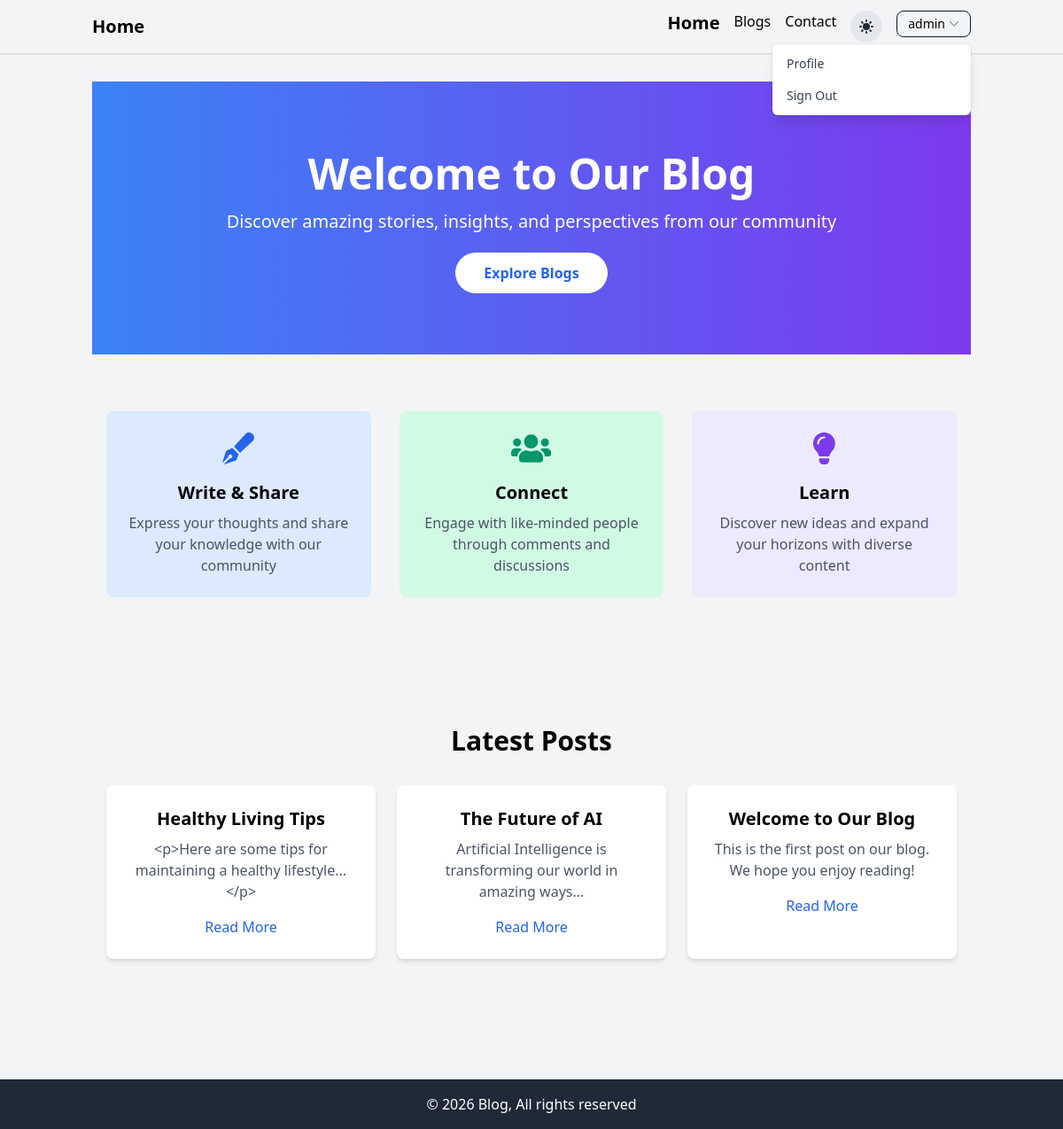
The app's page / (signed in) with its own data.
### blog/models.py (models this page shows, shortened)
class Post(models.Model):
    b_no = models.AutoField(primary_key=True)
    title = models.CharField(max_length=200)
    slug = models.SlugField(unique=True, blank=True)
    content = models.TextField()
    author = models.ForeignKey(User, on_delete=models.CASCADE)
    created_at = models.DateTimeField(auto_now_add=True)
    updated_at = models.DateTimeField(auto_now=True)
    category = models.CharField(max_length=50)

### home/views.py (the view)
# urls.py: path("", views.index,name='blogindex'),
def index(request):
    latest_posts = Post.objects.all().order_by('-created_at')[:3]
    content = {'latest_posts': latest_posts}
    return render(request, 'home/index.html',content)

### templates/home/index.html (shortened to what this page needs)
{% extends 'boilerplate.html'%}
{% load static %}
{% block header_url %}{% url 'home:index' %}{% endblock %}
{% block header %}Home{% endblock %}
{% block homeactive %}font-bold text-xl{% endblock %}
{% block main %}
<div class="bg-gradient-to-r from-blue-500 to-purple-600 text-white">
    <div class="container mx-auto px-4 py-20">
        <div class="text-center">
            <h1 class="text-5xl font-bold mb-4">Welcome to Our Blog</h1>
            <p class="text-xl mb-8">Discover amazing stories, insights, and perspectives from our community</p>
            <a href="{% url 'blog:blogindex' %}" class="bg-white text-blue-600 px-8 py-3 rounded-full font-semibold hover:bg-gray-100 transition-colors">
                Explore Blogs
            </a>
        </div>
    </div>
</div>
<div class="container mx-auto px-4 py-16">
    <div class="grid md:grid-cols-3 gap-8">
        <div class="text-center">
            <div class="bg-blue-100 dark:bg-blue-900 p-6 rounded-lg mb-4">
                <i class="fas fa-pen-fancy text-4xl text-blue-600 mb-4"></i>
                <h3 class="text-xl font-semibold mb-2">Write & Share</h3>
                <p class="text-gray-600 dark:text-gray-300">Express your thoughts and share your knowledge with our community</p>
            </div>
        </div>
        <div class="text-center">
            <div class="bg-green-100 dark:bg-green-900 p-6 rounded-lg mb-4">
                <i class="fas fa-users text-4xl text-green-600 mb-4"></i>
                <h3 class="text-xl font-semibold mb-2">Connect</h3>
                <p class="text-gray-600 dark:text-gray-300">Engage with like-minded people through comments and discussions</p>
            </div>
        </div>
        <div class="text-center">
            <div class="bg-purple-100 dark:bg-purple-900 p-6 rounded-lg mb-4">
                <i class="fas fa-lightbulb text-4xl text-purple-600 mb-4"></i>
                <h3 class="text-xl font-semibold mb-2">Learn</h3>
                <p class="text-gray-600 dark:text-gray-300">Discover new ideas and expand your horizons with diverse content</p>
            </div>
        </div>
    </div>
</div>
<div class="bg-gray-100 dark:bg-gray-800 py-16">
    <div class="container mx-auto px-4 text-center">
        <h2 class="text-3xl font-bold mb-8">Latest Posts</h2>
        <div class="grid md:grid-cols-3 gap-6">
            {% for post in latest_posts %}
            <div class="bg-white dark:bg-gray-700 p-6 rounded-lg shadow-md">
                <h4 class="text-xl font-semibold mb-2">{{ post.title }}</h4>
                <p class="text-gray-600 dark:text-gray-300 mb-4">{{ post.content|truncatechars:100 }}</p>
                <a href="{% url 'blog:singleb_slug' post.slug %}" class="text-blue-600 hover:text-blue-800">Read More</a>
            </div>
            {% empty %}
            <p class="col-span-3 text-gray-600 dark:text-gray-300">No posts yet. Be the first to write!</p>
            {% endfor %}
        </div>
    </div>
</div>
{% endblock %}

### templates/boilerplate.html (shortened to what this page needs)
<!DOCTYPE html>
<html lang="en" x-data="{ open: false }" x-init="() => { open = false; }">
<head>
    <link href="https://cdn.jsdelivr.net/npm/tailwindcss@2.2.19/dist/tailwind.min.css" rel="stylesheet">
</head>
<body class="bg-gray-100 dark:bg-gray-800 dark:text-white flex flex-col min-h-screen" style='cursor: default;'>
    <nav class="dark:bg-gray-900 dark:text-white shadow">
        <div class="container mx-auto px-4 py-3">
            <div class="flex justify-between items-center">
                <a href="{% block header_url %}{% endblock %}" class="text-xl font-bold dark:text-light">
                    {% block header %}{% endblock %}
                </a>
                <ul class="hidden lg:flex space-x-4">
                    <li>
                        <a href="{% url 'home:index' %}" class="hover:text-gray-600 dark:hover:text-gray-200 {% block homeactive %}{% endblock %}">Home</a>
                    </li>
                    <li>
                        <a href="{% url 'blog:blogindex' %}" class="hover:text-gray-600 dark:hover:text-gray-200 {% block blogactive %}{% endblock %}">Blogs</a>
                    </li>
                    <li>
                        <a href="{% url 'home:contact' %}" class="hover:text-gray-600 dark:hover:text-gray-200 {% block contactactive %}{% endblock %}">Contact</a>
                    </li>
                    <li>
                        <button id="theme-toggle" class="p-2 rounded-full bg-gray-200 dark:bg-gray-700 hover:bg-gray-300 dark:hover:bg-gray-600 transition-colors">
                        </button>
                    </li>
                    <li>
                        {% if user.is_authenticated %}
                        <div x-data="{ open: false }" class="relative inline-block text-left">
                            <div>
                                <button @click="open = !open" type="button" class="inline-flex dark:text-white bg-grey-200 hover:bg-gray-300 border border-gray-900 rounded-lg text-sm px-3 font-medium py-1 inline-block">
                                    {{ user.username }}
                                    <svg class="-mr-1 h-5 w-5 text-gray-400" viewBox="0 0 20 20" fill="currentColor" aria-hidden="true">
                                        <path fill-rule="evenodd" d="M5.23 7.21a.75.75 0 011.06.02L10 11.168l3.71-3.938a.75.75 0 111.08 1.04l-4.25 4.5a.75.75 0 01-1.08 0l-4.25-4.5a.75.75 0 01.02-1.06z" clip-rule="evenodd" />
                                    </svg>
                                </button>
                            </div>
                            <div x-show="open" @click.outside="open = false" class="absolute right-0 z-10 mt-2 w-56 origin-top-right rounded-md bg-white shadow-lg ring-1 ring-black ring-opacity-5 focus:outline-none" role="menu" aria-orientation="vertical" aria-labelledby="menu-button" tabindex="-1"
                                x-transition:enter="transition ease-out duration-100 transform"
                                x-transition:enter-start="opacity-0 scale-95"
                                x-transition:enter-end="opacity-100 scale-100"
                                x-transition:leave="transition ease-in duration-75 transform"
                                x-transition:leave-start="opacity-100 scale-100"
                                x-transition:leave-end="opacity-0 scale-95">
                                <div class="py-1" role="none">
                                    <a href="{% url 'home:profile' %}" class="block px-4 py-2 text-sm text-gray-700 hover:bg-gray-100 dark:text-gray-200 dark:hover:bg-gray-600" role="menuitem" tabindex="-1">Profile</a>
                                    <a href="{% url 'home:logout' %}" class="block px-4 py-2 text-sm text-gray-700 hover:bg-gray-100 dark:text-gray-200 dark:hover:bg-gray-600" role="menuitem" tabindex="-1">Sign Out</a>
                                </div>
                            </div>
                        </div>
                        {% else %}
                        <a href="{% url 'home:login' %}" class="text-white bg-blue-700 hover:bg-blue-800 rounded-lg text-sm px-3 font-medium py-1 inline-block">Sign In</a>
                        <a href="{% url 'home:signup' %}" class="text-white bg-blue-700 hover:bg-blue-800 rounded-lg text-sm px-3 font-medium py-1 inline-block">Sign Up</a>
                        {% endif %}
                    </li>
                </ul>
            </div>
        </div>
    </nav>
    <main class="flex-grow container mx-auto px-4 py-8">
        {% block main %}{% endblock %}
    </main>
    <footer class="bg-gray-800 text-white mt-10 py-4">
        <div class="container mx-auto text-center">
            <p>© {% now "Y" %} Blog, All rights reserved</p>
        </div>
    </footer>
</body>
</html>

### records on screen
Post: title "Healthy Living Tips", content "<p>Here are some tips for maintaining a healthy lifestyle...</p>"
Post: title "The Future of AI", content "Artificial Intelligence is transforming our world in amazing ways..."
Post: title "Welcome to Our Blog", content "This is the first post on our blog. We hope you enjoy reading!"

### other values on screen
{{ user.username }} "admin"
